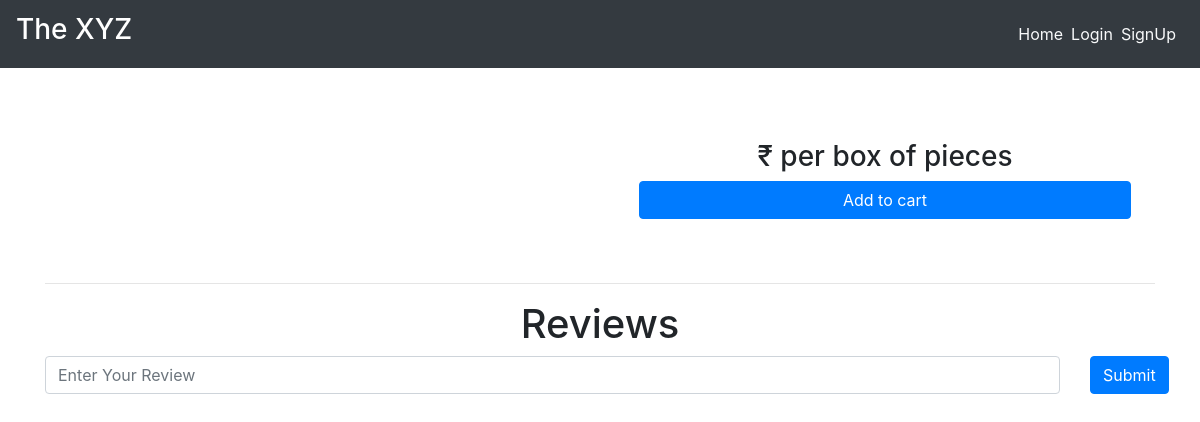
/dishes/test-1, run on an earlier commit of the app's database.
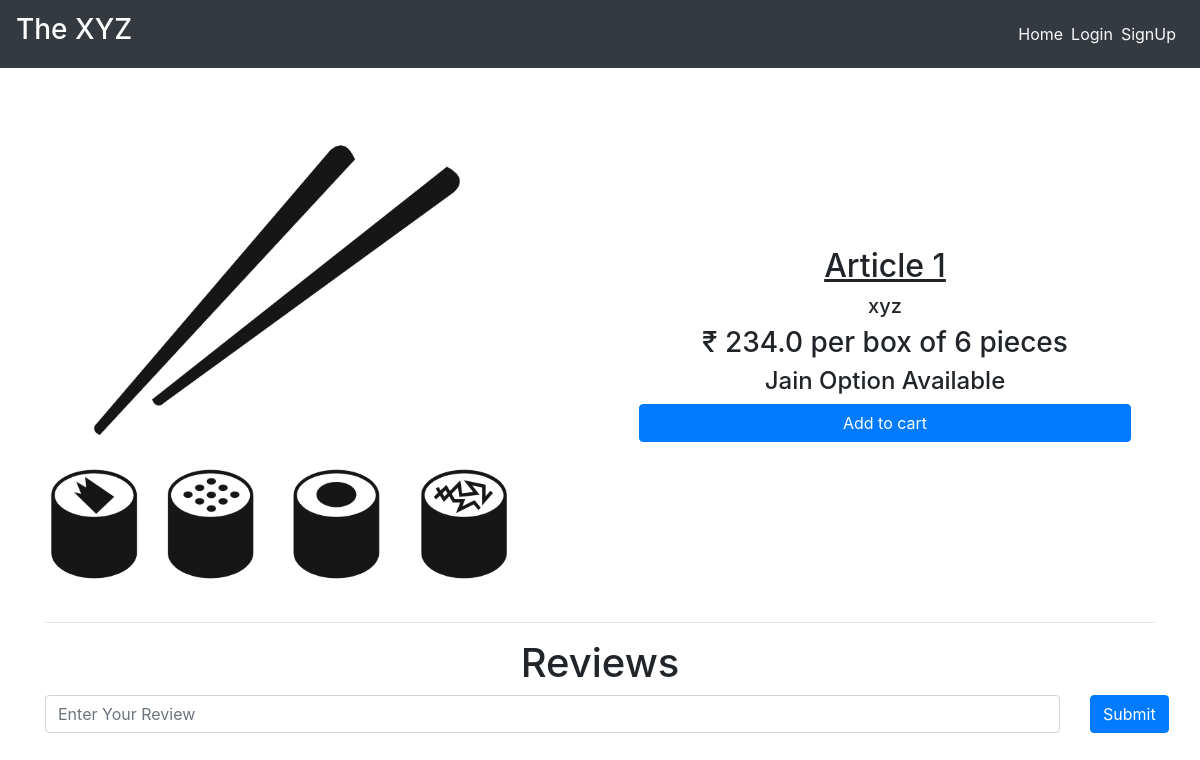
And on a later commit of the database.
### main/models.py (models this page shows, shortened)
class Item(models.Model):
    LABELS = (
        ('BestSeller', 'BestSeller'),
        ('New', 'New'),
        ('Spicy🔥', 'Spicy🔥'),
    )
    LABEL_COLOUR = (
        ('danger', 'danger'),
        ('success', 'success'),
        ('primary', 'primary'),
        ('info', 'info')
    )
    title = models.CharField(max_length=150)
    description = models.CharField(max_length=250,blank=True)
    price = models.FloatField()
    pieces = models.IntegerField(default=6)
    instructions = models.CharField(max_length=250,default="Jain Option Available")
    image = models.ImageField(default='default.png', upload_to='images/')
    labels = models.CharField(max_length=25, choices=LABELS, blank=True)
    label_colour = models.CharField(max_length=15, choices=LABEL_COLOUR, blank=True)
    slug = models.SlugField(default="sushi_name")
    created_by = models.ForeignKey(User, on_delete=models.CASCADE)

### main/views.py (the view)
# urls.py: path('dishes/<slug>', views.menuDetail, name='dishes'),
def menuDetail(request, slug):
    item = Item.objects.filter(slug=slug).first()
    reviews = Reviews.objects.filter(rslug=slug).order_by('-id')[:7]
    context = {
        'item' : item,
        'reviews' : reviews,
    }
    return render(request, 'main/dishes.html', context)

### main/templates/main/dishes.html (shortened to what this page needs)
{% extends "main/layout.html" %}
{% block content %}
<div class="dishes">
  <main class="mt-3 pt-4 main">
    <div class="container dark-grey-text">
      <div class="row wow fadeIn">
        <div class="col-md-6 mb-4">
          <img src="{{ item.image.url }}" class="img-fluid mt-4" alt="">
        </div>
        <div class="col-md-6 mb-4 information">
          <div class="p-4 content">
            <div class="mt-0">
                <h2><u>{{ item.title }}</u><span class="badge badge-{{ item.label_colour }} ml-2">{{ item.labels }}</span></h2>
            </div>
            <div class="lead">
              {% if item.description %}
              <h5>{{ item.description }}</h5>
              {% endif %}
              <h3>₹ {{ item.price }} per box of {{ item.pieces}} pieces</h3>
              <h4>{{ item.instructions }}</h4>
            </div>
            <a href="{% url 'main:add-to-cart' item.slug %}" class="btn btn-primary btn-md my-0 p">Add to cart</a>
          </div>
        </div>
      </div>
      <hr>
    </div>
  </main>
  <div class="container">
    <h1 class="text-center">Reviews</h1>
    <form action="{% url 'main:add_reviews' %}" method="POST" class="mb-3">
      <div class="row">
        <div class="col-sm-11">
          <input type="text" name="review" class="form-control" placeholder="Enter Your Review">
        </div>
        <div class="col-sm-1">
          <button type="submit" class="btn btn-primary">Submit</button>
        </div>
      </div>
    </form>
  </div>
</div>
{% endblock content %}

What changed in the data, as far as the page shows it:
added Item: image (picture), title "Article 1", description "xyz", price "234.0", pieces "6", instructions "Jain Option Available"
